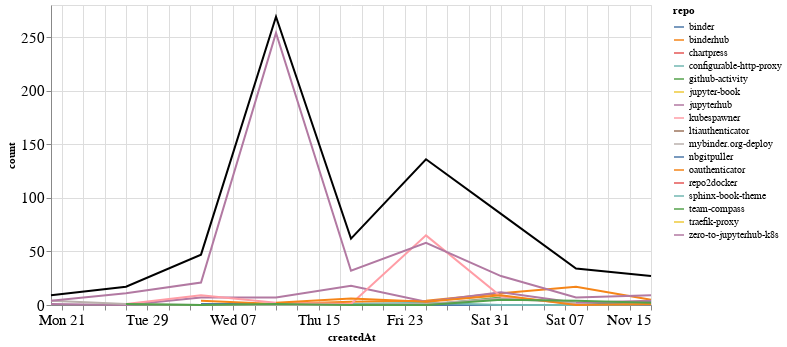

Write notebook code for a chart like this one.
### Markdown cell above
## Comments

### Code cell
comments_time = comments.groupby('repo').resample('W', on='createdAt').count()['author'].reset_index()
comments_time = comments_time.rename(columns={'author': 'count'})
comments_time_total = comments_time.groupby('createdAt').agg({"count": "sum"}).reset_index()
ch1 = alt.Chart(comments_time, width=600).mark_line().encode(
    x='createdAt',
    y='count',
    color='repo',
    tooltip="repo"
)

ch2 = alt.Chart(comments_time_total, width=600).mark_line(color="black").encode(
    x='createdAt',
    y='count',
)

ch1 + ch2

### Figure 1 — Vega-Lite specification as saved in the notebook (floating-point values rounded to 4 significant figures)
{"config": {"axisLeft": {"labelFontSize": 15}, "axisBottom": {"labelFontSize": 15}}, "layer": [{"data": {"name": "data-7052220088075e8722b0b8e8a2bd85f1"}, "mark": "line", "encoding": {"color": {"type": "nominal", "field": "repo"}, "tooltip": {"type": "nominal", "field": "repo"}, "x": {"type": "temporal", "field": "createdAt"}, "y": {"type": "quantitative", "field": "count"}}, "width": 600}, {"data": {"name": "data-a1a752293862dbcf40ab385cf0a0c99a"}, "mark": {"type": "line", "color": "black"}, "encoding": {"x": {"type": "temporal", "field": "createdAt"}, "y": {"type": "quantitative", "field": "count"}}, "width": 600}], "$schema": "https://vega.github.io/schema/vega-lite/v4.8.1.json", "datasets": {"data-7052220088075e8722b0b8e8a2bd85f1": [{"repo": "binder", "createdAt": "2020-10-04T00:00:00", "count": 1}, {"repo": "binder", "createdAt": "2020-10-11T00:00:00", "count": 1}, {"repo": "binder", "createdAt": "2020-10-18T00:00:00", "count": 1}, {"repo": "binder", "createdAt": "2020-10-25T00:00:00", "count": 0}, {"repo": "binder", "createdAt": "2020-11-01T00:00:00", "count": 0}, {"repo": "binder", "createdAt": "2020-11-08T00:00:00", "count": 0}, {"repo": "binder", "createdAt": "2020-11-15T00:00:00", "count": 3}, {"repo": "binderhub", "createdAt": "2020-10-04T00:00:00", "count": 4}, {"repo": "binderhub", "createdAt": "2020-10-11T00:00:00", "count": 1}, {"repo": "binderhub", "createdAt": "2020-10-18T00:00:00", "count": 3}, {"repo": "binderhub", "createdAt": "2020-10-25T00:00:00", "count": 4}, {"repo": "binderhub", "createdAt": "2020-11-01T00:00:00", "count": 11}, {"repo": "binderhub", "createdAt": "2020-11-08T00:00:00", "count": 17}, {"repo": "binderhub", "createdAt": "2020-11-15T00:00:00", "count": 5}, {"repo": "chartpress", "createdAt": "2020-11-08T00:00:00", "count": 1}, {"repo": "configurable-http-proxy", "createdAt": "2020-10-18T00:00:00", "count": 1}, {"repo": "configurable-http-proxy", "createdAt": "2020-10-25T00:00:00", "count": 2}, {"repo": "configurable-http-proxy", "createdAt": "2020-11-01T00:00:00", "count": 0}, {"repo": "configurable-http-proxy", "createdAt": "2020-11-08T00:00:00", "count": 0}, {"repo": "configurable-http-proxy", "createdAt": "2020-11-15T00:00:00", "count": 1}, {"repo": "github-activity", "createdAt": "2020-10-11T00:00:00", "count": 1}, {"repo": "github-activity", "createdAt": "2020-10-18T00:00:00", "count": 0}, {"repo": "github-activity", "createdAt": "2020-10-25T00:00:00", "count": 0}, {"repo": "github-activity", "createdAt": "2020-11-01T00:00:00", "count": 7}, {"repo": "jupyter-book", "createdAt": "2020-10-04T00:00:00", "count": 2}, {"repo": "jupyterhub", "createdAt": "2020-09-20T00:00:00", "count": 1}, {"repo": "jupyterhub", "createdAt": "2020-09-27T00:00:00", "count": 0}, {"repo": "jupyterhub", "createdAt": "2020-10-04T00:00:00", "count": 7}, {"repo": "jupyterhub", "createdAt": "2020-10-11T00:00:00", "count": 7}, {"repo": "jupyterhub", "createdAt": "2020-10-18T00:00:00", "count": 18}, {"repo": "jupyterhub", "createdAt": "2020-10-25T00:00:00", "count": 3}, {"repo": "jupyterhub", "createdAt": "2020-11-01T00:00:00", "count": 12}, {"repo": "jupyterhub", "createdAt": "2020-11-08T00:00:00", "count": 2}, {"repo": "jupyterhub", "createdAt": "2020-11-15T00:00:00", "count": 4}, {"repo": "kubespawner", "createdAt": "2020-09-27T00:00:00", "count": 1}, {"repo": "kubespawner", "createdAt": "2020-10-04T00:00:00", "count": 9}, {"repo": "kubespawner", "createdAt": "2020-10-11T00:00:00", "count": 2}, {"repo": "kubespawner", "createdAt": "2020-10-18T00:00:00", "count": 1}, {"repo": "kubespawner", "createdAt": "2020-10-25T00:00:00", "count": 65}, {"repo": "kubespawner", "createdAt": "2020-11-01T00:00:00", "count": 8}, {"repo": "kubespawner", "createdAt": "2020-11-08T00:00:00", "count": 1}, {"repo": "ltiauthenticator", "createdAt": "2020-11-15T00:00:00", "count": 1}, {"repo": "mybinder.org-deploy", "createdAt": "2020-09-20T00:00:00", "count": 4}, {"repo": "mybinder.org-deploy", "createdAt": "2020-09-27T00:00:00", "count": 1}, {"repo": "mybinder.org-deploy", "createdAt": "2020-10-04T00:00:00", "count": 0}, {"repo": "mybinder.org-deploy", "createdAt": "2020-10-11T00:00:00", "count": 0}, {"repo": "mybinder.org-deploy", "createdAt": "2020-10-18T00:00:00", "count": 0}, {"repo": "mybinder.org-deploy", "createdAt": "2020-10-25T00:00:00", "count": 1}, {"repo": "mybinder.org-deploy", "createdAt": "2020-11-01T00:00:00", "count": 6}, {"repo": "mybinder.org-deploy", "createdAt": "2020-11-08T00:00:00", "count": 2}, {"repo": "nbgitpuller", "createdAt": "2020-10-04T00:00:00", "count": 3}, {"repo": "oauthenticator", "createdAt": "2020-10-11T00:00:00", "count": 2}, {"repo": "oauthenticator", "createdAt": "2020-10-18T00:00:00", "count": 6}, {"repo": "oauthenticator", "createdAt": "2020-10-25T00:00:00", "count": 3}, {"repo": "oauthenticator", "createdAt": "2020-11-01T00:00:00", "count": 9}, {"repo": "oauthenticator", "createdAt": "2020-11-08T00:00:00", "count": 0}, {"repo": "oauthenticator", "createdAt": "2020-11-15T00:00:00", "count": 1}, {"repo": "repo2docker", "createdAt": "2020-09-27T00:00:00", "count": 1}, {"repo": "sphinx-book-theme", "createdAt": "2020-09-27T00:00:00", "count": 2}, {"repo": "team-compass", "createdAt": "2020-09-27T00:00:00", "count": 1}, {"repo": "team-compass", "createdAt": "2020-10-04T00:00:00", "count": 0}, {"repo": "team-compass", "createdAt": "2020-10-11T00:00:00", "count": 1}, {"repo": "team-compass", "createdAt": "2020-10-18T00:00:00", "count": 0}, {"repo": "team-compass", "createdAt": "2020-10-25T00:00:00", "count": 0}, {"repo": "team-compass", "createdAt": "2020-11-01T00:00:00", "count": 5}, {"repo": "team-compass", "createdAt": "2020-11-08T00:00:00", "count": 4}, {"repo": "team-compass", "createdAt": "2020-11-15T00:00:00", "count": 2}, {"repo": "traefik-proxy", "createdAt": "2020-11-15T00:00:00", "count": 1}, {"repo": "zero-to-jupyterhub-k8s", "createdAt": "2020-09-20T00:00:00", "count": 4}, {"repo": "zero-to-jupyterhub-k8s", "createdAt": "2020-09-27T00:00:00", "count": 11}, {"repo": "zero-to-jupyterhub-k8s", "createdAt": "2020-10-04T00:00:00", "count": 21}, {"repo": "zero-to-jupyterhub-k8s", "createdAt": "2020-10-11T00:00:00", "count": 254}, {"repo": "zero-to-jupyterhub-k8s", "createdAt": "2020-10-18T00:00:00", "count": 32}, {"repo": "zero-to-jupyterhub-k8s", "createdAt": "2020-10-25T00:00:00", "count": 58}, {"repo": "zero-to-jupyterhub-k8s", "createdAt": "2020-11-01T00:00:00", "count": 27}, {"repo": "zero-to-jupyterhub-k8s", "createdAt": "2020-11-08T00:00:00", "count": 7}, {"repo": "zero-to-jupyterhub-k8s", "createdAt": "2020-11-15T00:00:00", "count": 9}], "data-a1a752293862dbcf40ab385cf0a0c99a": [{"createdAt": "2020-09-20T00:00:00", "count": 9}, {"createdAt": "2020-09-27T00:00:00", "count": 17}, {"createdAt": "2020-10-04T00:00:00", "count": 47}, {"createdAt": "2020-10-11T00:00:00", "count": 269}, {"createdAt": "2020-10-18T00:00:00", "count": 62}, {"createdAt": "2020-10-25T00:00:00", "count": 136}, {"createdAt": "2020-11-01T00:00:00", "count": 85}, {"createdAt": "2020-11-08T00:00:00", "count": 34}, {"createdAt": "2020-11-15T00:00:00", "count": 27}]}}
